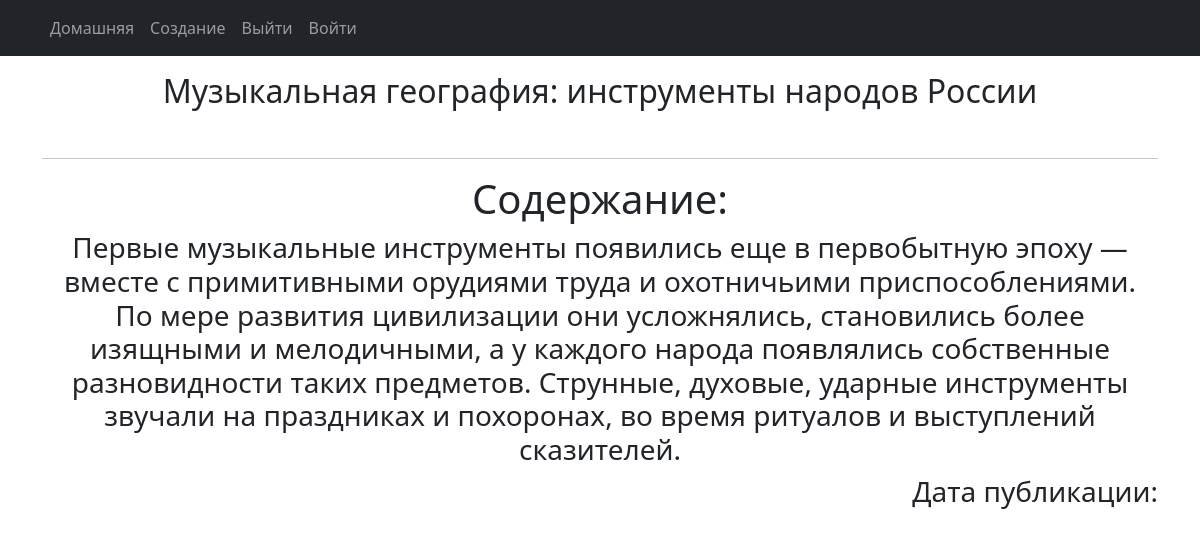
The page /news/1 on the database as committed earlier.
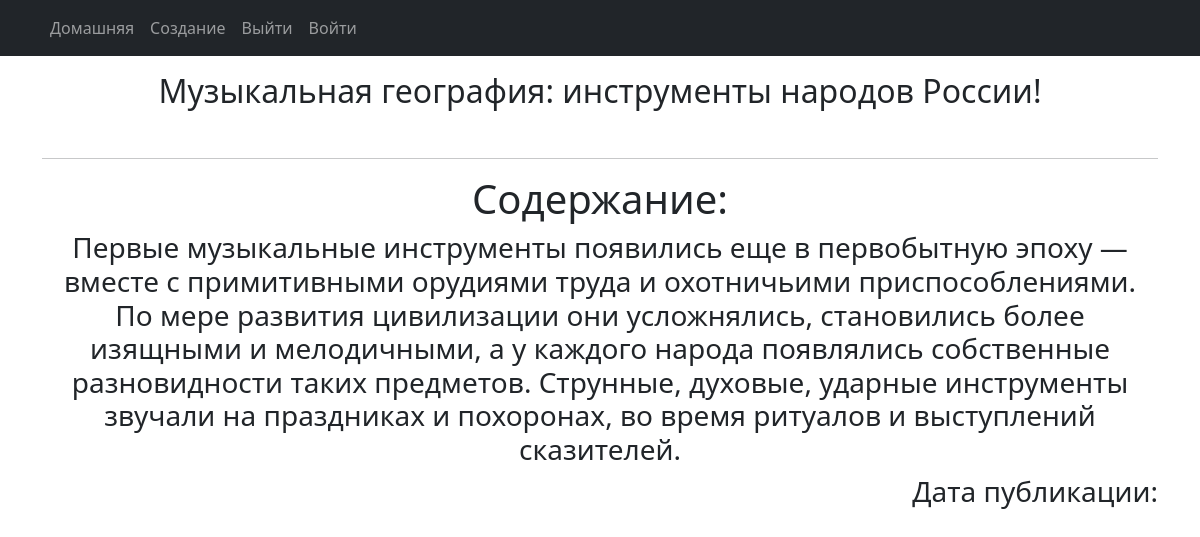
The same page on the database as committed later.
### news/models.py (models this page shows, shortened)
class Post(models.Model):
    article = 'ar'
    news = 'ne'
    POST_INFO = [
        (article, "Статья"),
        (news, "Новость")
    ]
    author = models.ForeignKey(Author, on_delete=models.CASCADE)
    post_info = models.CharField(max_length=2, choices=POST_INFO, default=article)
    created = models.DateTimeField(auto_now_add=True)
    cats = models.ManyToManyField(Category, through='PostCategory')
    title = models.CharField(max_length=255)
    text = models.TextField()
    rating = models.IntegerField(default=0)

### news/views.py (the view)
# urls.py: path('<int:pk>', PostDetail.as_view(), name='post_detail'),
class PostDetail(DetailView):
    model = Post
    template_name = 'news_2.html'
    context_object_name = 'id_news_2'

### news/templatetags/custom_filters.py (called while the page is built)
@register.filter()
def censor(value):
    block_list = ('редиска', 'бяка', 'бука', 'Россия', 'Китай')
    text = value.split()
    after_censorship = []
    text = list(text)
    return f'{value}'

### templates/news_2.html (shortened to what this page needs)
{% extends 'flatpages/default.html' %}
{% load custom_filters %}
<p>{% block content %}</p>
{% if id_news_2 %}
<h2 style="text-align: center;">{{ id_news_2.title }}</h2>
<p>&nbsp;</p>
<hr />
<h1 style="text-align: center;">Содержание:</h1>
<h3 style="text-align: center;">{{ id_news_2.text | censor }}</h3>
<h3 style="text-align: right;">Дата публикации:</h3>
{% else %}
<h2>Статей и новостей нет!</h2>
{% endif %}
<p>{% endblock content %}</p>

Rows that differ between the two databases and show on the page:
changed Post: title "Музыкальная география: инструменты народов России" → "Музыкальная география: инструменты народов России!"
